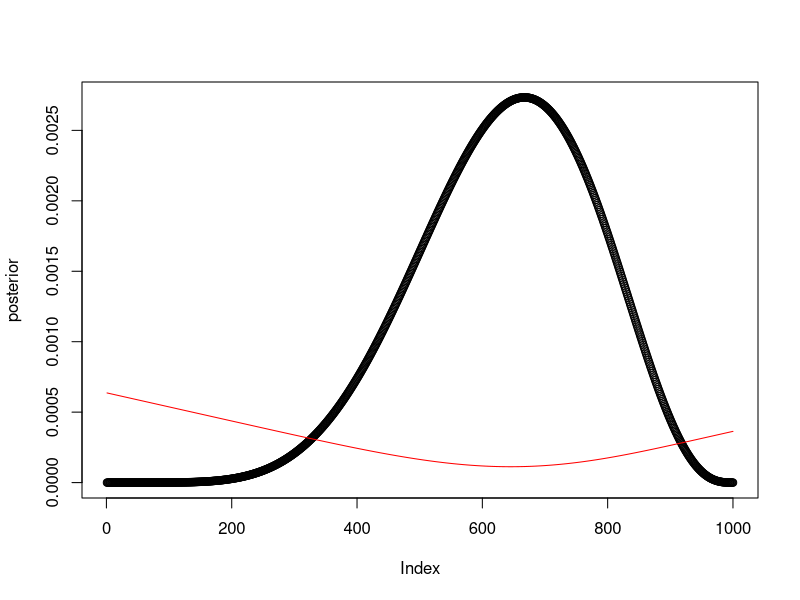
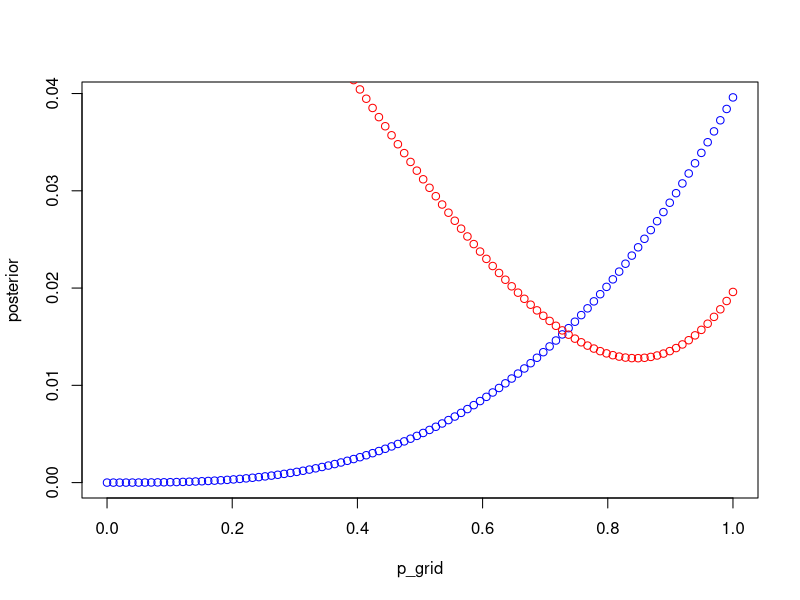

The R source for these figures, in order: (Note: this script raises an error after producing the figures.)
#the moral of this work below is that this code

#loss<-sapply(p_grid,function(d) sum(posterior*abs(d-p_grid)))

##creates a matrix of differences of p_grid, multiplies each element in this matrix by corresponding posterior to weight each of those items, then sums them by coloum to create a vector of loss estimates for each value of p_grid.  

library(tidyr)
library(dplyr)
library(ggplot2)

p_grid <-seq(0,1,length.out=1000)
prior<- rep(1,1000)
likelihood<-dbinom(6,9,prob=p_grid)
posterior<-likelihood*prior
posterior<-posterior/sum(posterior)

samples<-sample(p_grid,1e4,prob=posterior,replace=T)
plot(posterior)

loss<-sapply(p_grid,function(d) sum(posterior*abs(d-p_grid)))
lines(loss/1000,col='red')
p_grid[which.min(loss)]
median(samples)
mean(samples)

length(samples)


############

p_grid <-seq(0,1,length.out=100)
prior<- rep(1,100)
likelihood<-dbinom(3,3,prob=p_grid)
posterior<-likelihood*prior
posterior<-posterior/sum(posterior)
unst.posterior<-likelihood*prior

Calculate_loss<-function(d) {
  for (i in 1:length(d)) {
    return((abs(d[i]-p_grid)))   #this creates a matrix of p_grid differences; diagnol == zero
  } 
  }

loss<-sapply(p_grid,Calculate_loss) #this creates The matrix
unst.posterior   #for output comp
loss  #for output comp
posterior*loss  #notice that the vector posterior multiplies column by col, not by row, so transpose in head,

loss.1<-apply(loss,2,sum) # collapses grid into vector, the final desired output
#note the above if you change from 2 to 1 (col to row) eval, you flip the loss curve

loss.2<-sapply(p_grid,function(d) sum(posterior*abs(d-p_grid))) #original formula from book

plot(posterior,x=p_grid,type='b',col='blue')
lines(loss.2/10,x=p_grid,type='b',col='red')
text(y=loss.1+.1,x=p_grid,labels=round(loss.1,3))

#the moral of the story.  The posterior curve is mirror/flipped, transposed so that each posterior score is fed through the columsn of the P_grid difference matrix.  This amplifies the deviation of guess to correct when big, but if the deviation of guess from correctis small, or zero, the posterior score will have very little, if any effect on the loss.  

#using ggplot and original data of n=1000

df<-data_frame(p_grid,posterior)
p<-ggplot(df, aes(p_grid,posterior))
p+geom_line()+geom_line(aes(y=loss/1000,color='red'))+geom_rug(aes(x=posterior,y=loss/1000))
